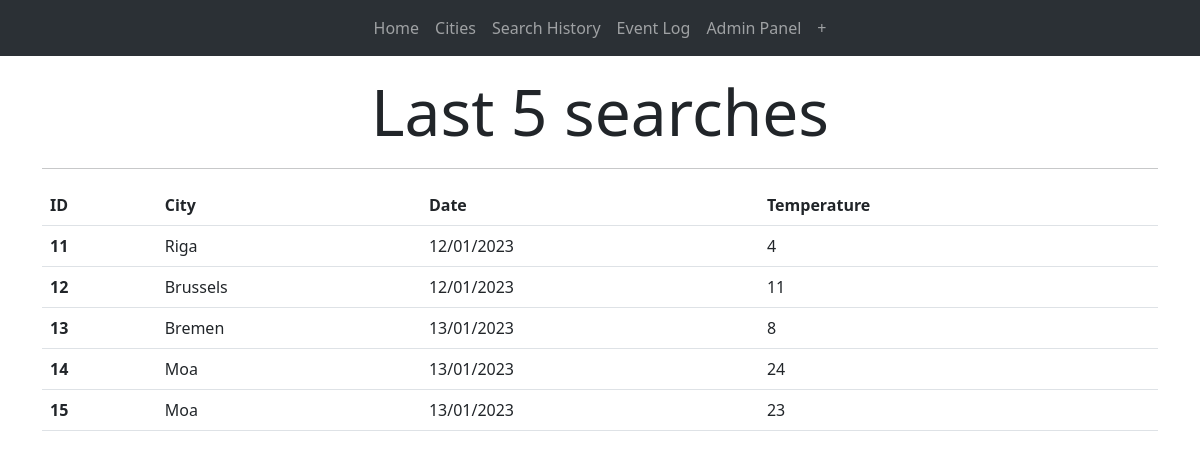
Page /log on the earlier database version.
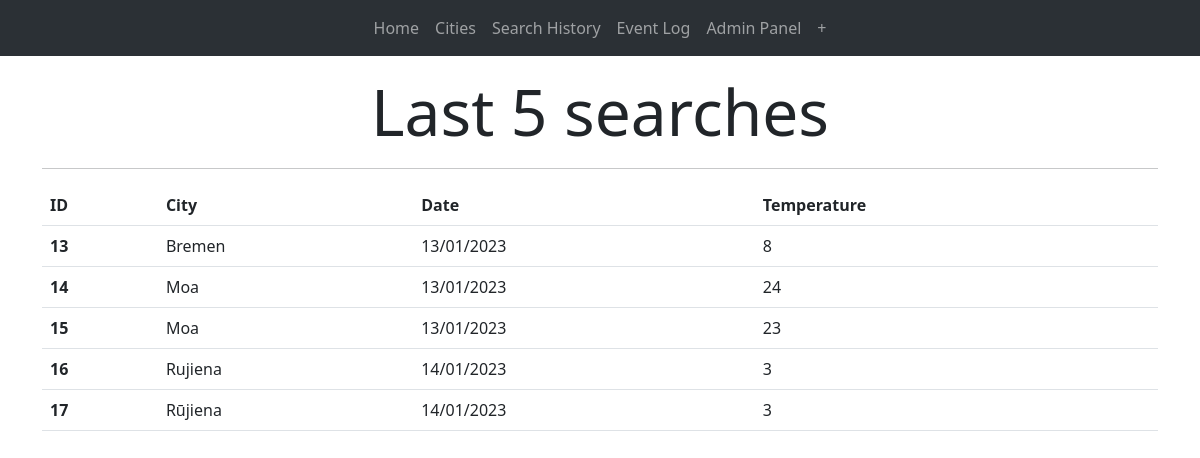
Same page on the later database version.
### app.py (models this page shows)
class Log_last5(db.Model): # Task 2 -log last 5 searches
    id = db.Column(db.Integer, primary_key = True, nullable=False)
    city = db.Column(db.String, nullable = False)
    date = db.Column(db.String)
    temperature = db.Column(db.String)

### app.py (the view)
@app.route("/log") # Display log of last 5 searches
def last_5_log_route():
    with app.app_context():
        last_5_query = Log_last5.query.all()
    return render_template("last5.html",last_5_query=last_5_query)

### templates/last5.html (shortened to what this page needs)
{% extends "base.html" %}
{% block main %}
<h1 class="display-3 fw-normal lh-1 mt-4 mb-4 text-center">Last 5 searches</h1>
<hr class="featurette-divider">
<table class="table table-hover">
    <thead>
      <tr>
        <th scope="col">ID</th>
        <th scope="col">City</th>
        <th scope="col">Date</th>
        <th scope="col">Temperature</th>
      </tr>
    </thead>
    <tbody>
        {% for l in last_5_query[-5:] %}
    <tr>
        <th scope="row">{{ l.id }}</th>
        <td>{{ l.city }}</td>
        <td>{{ l.date }}</td>
        <td>{{ l.temperature }}</td>
    </tr>
        {% endfor %}
    </tbody>
  </table>
{% endblock %}

Differences in the rows shown:
no longer on this page (row unchanged): Log_last5: id "11", city "Riga", date "12/01/2023", temperature "4"
no longer on this page (row unchanged): Log_last5: id "12", city "Brussels", date "12/01/2023", temperature "11"
added Log_last5: id "16", city "Rujiena", date "14/01/2023", temperature "3"
added Log_last5: id "17", city "Rūjiena", date "14/01/2023", temperature "3"
